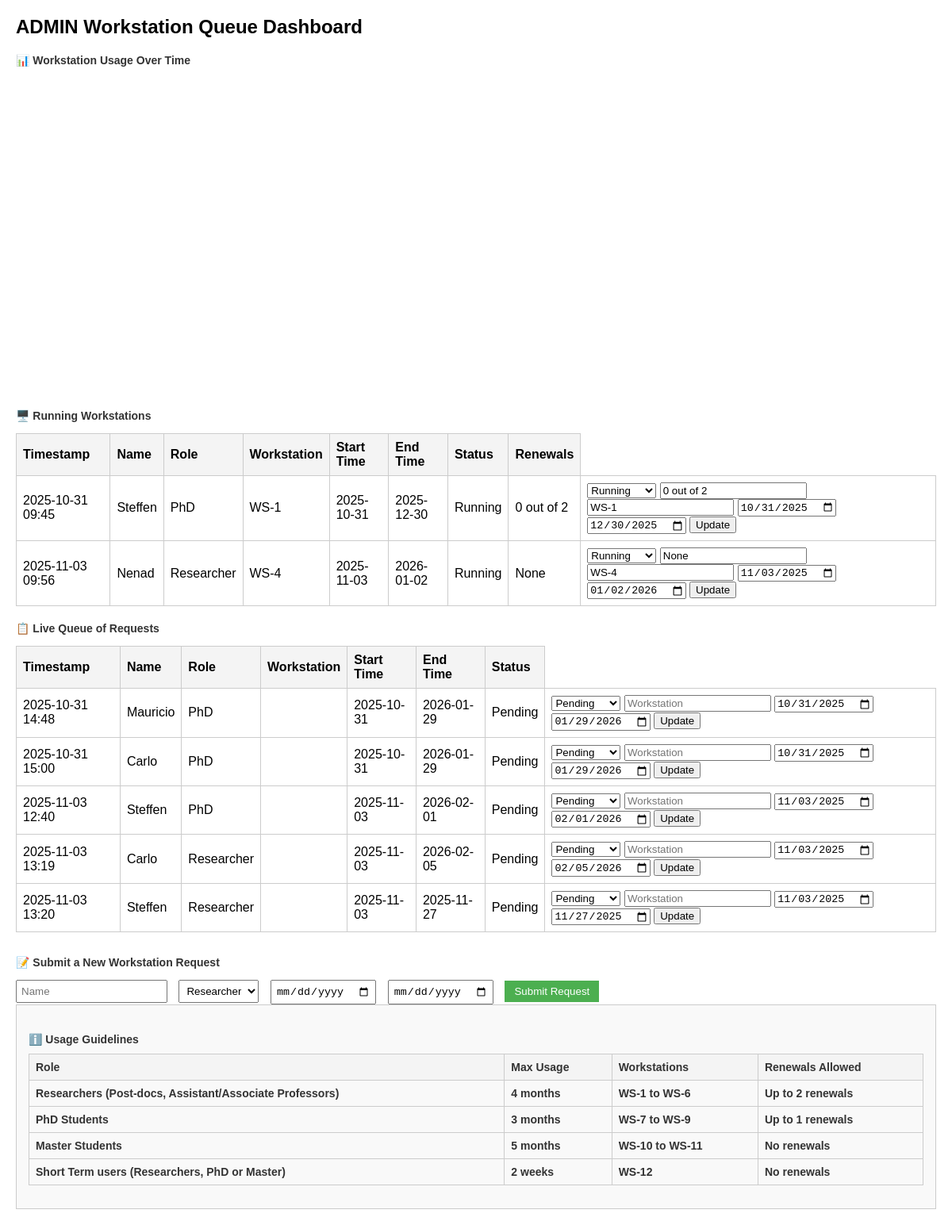
Page /admin (signed in) on the earlier database version.
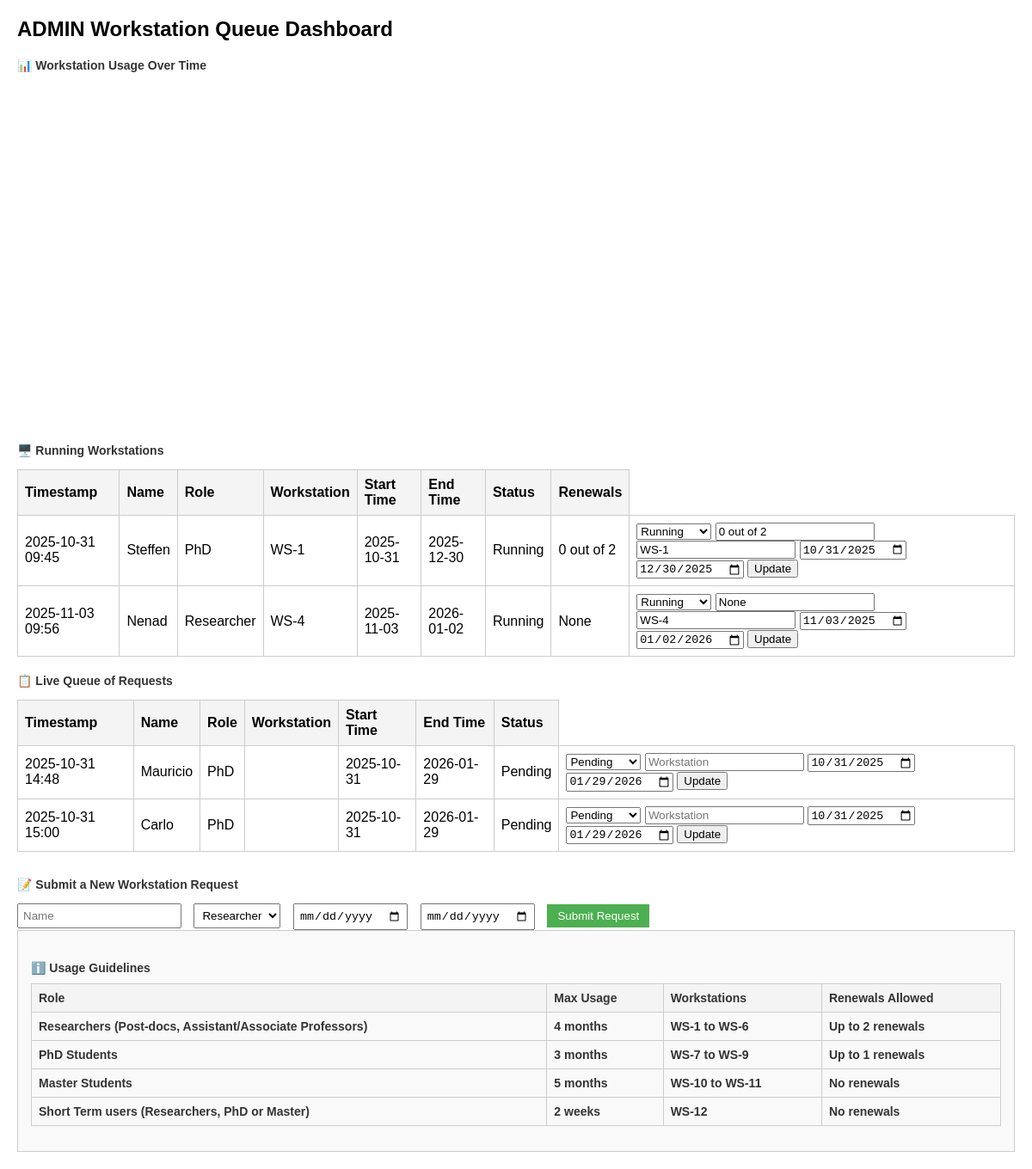
Same page on the later database version.
### app.py (models this page shows)
class Request(db.Model):
    id = db.Column(db.Integer, primary_key=True)
    timestamp = db.Column(db.DateTime, default=datetime.utcnow)
    name = db.Column(db.String(100))
    role = db.Column(db.String(50))
    start_time = db.Column(db.String(50))
    end_time = db.Column(db.String(50))
    status = db.Column(db.String(50), default="Pending")
    workstation = db.Column(db.String(50))
    renewals = db.Column(db.Integer)

### app.py (the view)
@app.route('/admin')
@login_required
def admin_dashboard():
    print("Is user authenticated?", current_user.is_authenticated)
    print("Current user role:", current_user.role)
    if current_user.role != 'admin':
        return redirect(url_for('dashboard'))
    requests = Request.query.order_by(Request.timestamp.desc()).all()
    running_requests = (Request.query.filter_by(status='Running').order_by(Request.role.asc(),Request.timestamp.asc()).all())
    pending_requests = (Request.query.filter_by(status='Pending').order_by(Request.role.asc(),Request.timestamp.asc()).all())
    chart_data = []
    for req in requests:
        if req.status == 'Running':
            chart_data.append({
                "name": req.name or "",
                "workstation": req.workstation or "",
                "start": str(req.start_time),
                "end": str(req.end_time),
                "renewals": req.renewals or "",
                "color": "blue" if req.role == "PhD" else "orange" if req.role == "Master" else "green"
            })
    return render_template('admin_dashboard.html', requests=pending_requests , running_requests=running_requests,  chart_data=chart_data)

### app.py (called while the page is built)
@login_manager.user_loader
def load_user(user_id):
    return User.query.get(int(user_id))

### templates/admin_dashboard.html (shortened to what the changed rows need)
<!DOCTYPE html>
<html lang="en">
<head>
</head>
<body>
    <h1>ADMIN Workstation Queue Dashboard</h1>
    <h2>📊 Workstation Usage Over Time</h2>
    <table>
        <tr><th>Timestamp</th><th>Name</th><th>Role</th><th>Workstation</th><th>Start Time</th><th>End Time</th><th>Status</th><th>Renewals</th></tr>
        {% for req in running_requests %}
        <tr>
            <td>{{ req.timestamp.strftime('%Y-%m-%d %H:%M') }}</td>
            <td>{{ req.name }}</td>
            <td>{{ req.role }}</td>
            <td>{{ req.workstation }}</td>
            <td>{{ req.start_time }}</td>
            <td>{{ req.end_time }}</td>
            <td>{{ req.status }}</td>
            <td>{{ req.renewals }}</td>
            <td>
               <form method="POST" action="/update_status/{{ req.id }}">
                                <select name="status">
                                    <option value="Running" {% if req.status == 'Running' %}selected{% endif %}>Running</option>
                                </select>
                                <input type="text" name="renewals" placeholder="Renewals" value="{{ req.renewals }}">
                                <input type="text" name="workstation" placeholder="Workstation" value="{{ req.workstation or '' }}">
                                <input type="date" name="start_time" placeholder="StartTime" value="{{ req.start_time }}">
                                <input type="date" name="end_time" placeholder="EndTime" value="{{ req.end_time }}">
                                <button type="submit">Update</button>
                </form>
            </td>
        </tr>
        {% endfor %}
    </table>
<table>
<tr>
<th>Timestamp</th>
<th>Name</th>
<th>Role</th>
<th>Workstation</th>
<th>Start Time</th>
<th>End Time</th>
<th>Status</th>
</tr>
        {% for req in requests %}
        <tr>
            <td>{{ req.timestamp.strftime('%Y-%m-%d %H:%M') }}</td>
            <td>{{ req.name }}</td>
            <td>{{ req.role }}</td>
            <td>{{ req.workstation or '' }}</td>
            <td>{{ req.start_time }}</td>
            <td>{{ req.end_time }}</td>
            <td>{{ req.status }}</td>
            <td>
                <form method="POST" action="/update_status/{{ req.id }}">
                    <select name="status">
                        <option value="Pending" {% if req.status == 'Pending' %}selected{% endif %}>Pending</option>
                    </select>
                    <input type="text" name="workstation" placeholder="Workstation" value="{{ req.workstation or '' }}">
                    <input type="date" name="start_time" placeholder="StartTime" value="{{ req.start_time }}">
                    <input type="date" name="end_time" placeholder="EndTime" value="{{ req.end_time }}">
                    <button type="submit">Update</button>
                </form>
            </td>
        </tr>
        {% endfor %}
    </table>
<div style="background-color:#f9f9f9; padding:15px; border:1px solid #ccc; margin-bottom:20px;">
<h3>ℹ️ Usage Guidelines
<table border="1" style="width:100%; margin-top:10px; border-collapse:collapse;">
<thead>
<tr style="background-color:#f2f2f2;">
<th>Role</th>
<th>Max Usage</th>
<th>Workstations</th>
<th>Renewals Allowed</th>
</tr>
</thead>
</table>
</h3>
</body>
</html>

Differences in the rows shown:
removed Request: timestamp "2025-11-03 12:40", name "Steffen", role "PhD", start_time "2025-11-03", end_time "2026-02-01", status "Pending", start_time "11/03/2025", end_time "02/01/2026", shown under "📋 Live Queue of Requests"
removed Request: timestamp "2025-11-03 13:19", name "Carlo", role "Researcher", start_time "2025-11-03", end_time "2026-02-05", status "Pending", start_time "11/03/2025", end_time "02/05/2026", shown under "📋 Live Queue of Requests"
removed Request: timestamp "2025-11-03 13:20", name "Steffen", role "Researcher", start_time "2025-11-03", end_time "2025-11-27", status "Pending", start_time "11/03/2025", end_time "11/27/2025", shown under "📋 Live Queue of Requests"
